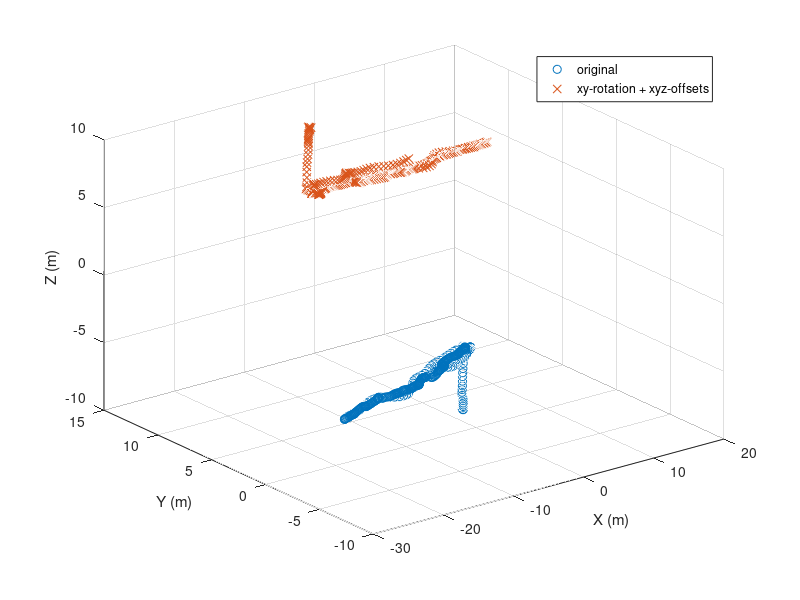
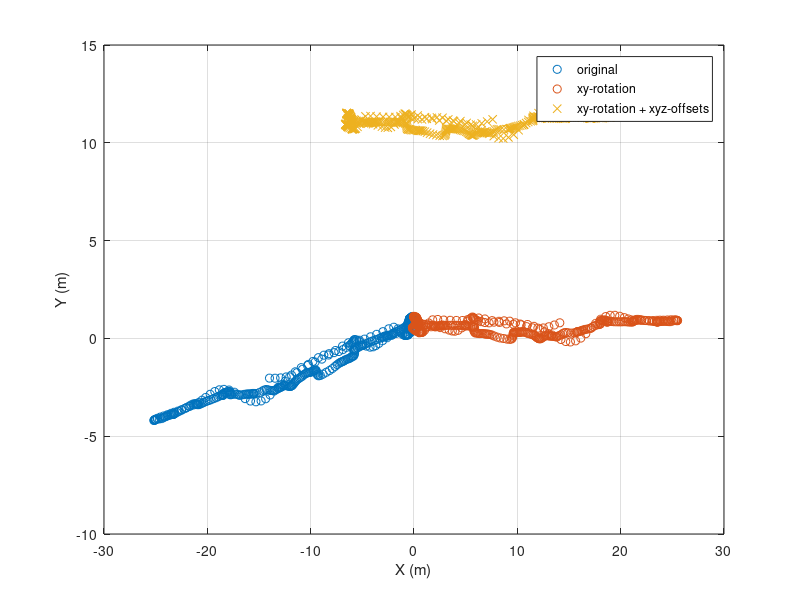
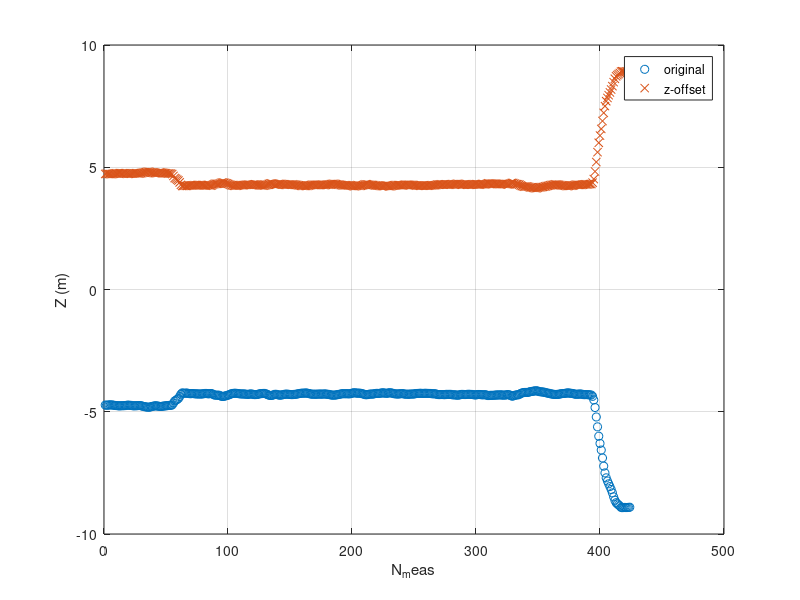

These figures' MATLAB source, in order:
%example script to handle variables sensor_times, sensor_x, sensor_y, sensor_y
clear
load('2021-05-25_14-04-04_01587_continuous_meas.mat')
% load('2021-05-25_14-34-29_02762_continuous_meas.mat')
load('timestamps.mat')
% indexes of linear flight
[~,idx_linear] = find(times>t_start(3) & times<t_stop(3));
%idx_linear = 1:1:length(meas);
% figure out offset between system clocks
N_meas = length(times);
for k=1:N_meas
  t_tmp = cell2mat(sensor_times(k));
  sensor_duration(k) = t_tmp(end) - t_tmp(1);
  sensor_t_offset(k) = times(k) - t_tmp(1);
end  
avg_offset = median(sensor_t_offset); 
% calculate average position over VNA measurement duration
% note that sensor values are in cell arrays due to different amount of 
% datapoints for each VNA measurement
% timestamps of VNA measurement (times, end_times) should largely overlap with
% sensor timestamps, in case they do not, NaN is recorded for x,y,z instead
for n=1:N_meas
  t_s = cell2mat(sensor_times(n));
  idx = (t_s > times(n)-avg_offset) & (t_s < end_times(n)-avg_offset);
  disp(strcat(['Number of sensor readings at ' num2str(n) ' is ' ...
               num2str(sum(idx))]));
  
  if sum(idx) < 1
    disp('Timestamps mismatched')
    x(n) = NaN;
    y(n) = NaN;
    z(n) = NaN;
  else
    xvals = cell2mat(sensor_x(n));
    x(n) = mean(xvals(idx))
    yvals = cell2mat(sensor_y(n));
    y(n) = mean(yvals(idx));
    zvals = cell2mat(sensor_z(n));
    z(n) = mean(zvals(idx));
  end
end
clear '[xyz]vals'
% flip y-axis
% y = -y;
% plot and manually adjust xy rotation, xyz offsets
figure(1);
clf
plot3(x(idx_linear(1):idx_linear(end)), y(idx_linear(1):idx_linear(end)), z(idx_linear(1):idx_linear(end)), 'o')
xlabel('X (m)')
ylabel('Y (m)')
zlabel('Z (m)')
grid on
hold on
figure(2);
clf
plot(x(idx_linear(1):idx_linear(end)), y(idx_linear(1):idx_linear(end)), 'o')
xlabel('X (m)')
ylabel('Y (m)')
grid on
hold on
figure(3);
clf
plot(1:1:length(idx_linear(1):idx_linear(end)), z(idx_linear(1):idx_linear(end)), 'o')
xlabel('N_meas')
ylabel('Z (m)')
grid on
hold on
%%Aakash
theta =11.5;  % counterclockwise %m3=theta =30.5,17.5,10.4;m7=41,15.5,15.4
rot_mtx = [cosd(theta), -sind(theta), 0; sind(theta), cosd(theta),0;0,0,1];
%add matrix for rotation in x axis (180 degree)
%rot_mtx2 = [1,0, 0; 0,cosd(theta), -sind(theta); 0, sind(theta), cosd(theta)];
%rot_mtx =rot_mtx1*rot_mtx2;
% x = x-6.5;
% y = y+8.4;
rot_mtx1 = [cosd(180),0,sind(180);0,1,0;-sind(180), 0, cosd(180)];
rot_mtx =rot_mtx*rot_mtx1;
xy_rot = rot_mtx * [x',y',z']';

%%Lauri
% % rotation matrix
% theta =28;  % counterclockwise %m3=theta =30.5,17.5,10.4;m7=41,15.5,15.4
% rot_mtx = [cosd(theta), -sind(theta), 0; sind(theta), cosd(theta),0;0,0,1];
% %add matrix for rotation in x axis (180 degree)
% %rot_mtx2 = [1,0, 0; 0,cosd(theta), -sind(theta); 0, sind(theta), cosd(theta)];
% %rot_mtx =rot_mtx1*rot_mtx2;
% xy_rot = rot_mtx * [x',y',z']';

figure(2);
plot(xy_rot(1,(idx_linear(1):idx_linear(end))), xy_rot(2,(idx_linear(1):idx_linear(end))),'o')
% offset x, y and z
xy_rot_off(1,:) = xy_rot(1,idx_linear(1):idx_linear(end))-6.50;%was 38 and 38
xy_rot_off(2,:) = xy_rot(2,idx_linear(1):idx_linear(end)) + 10.4;
z_off = xy_rot(3,idx_linear(1):idx_linear(end));
figure(1);
plot3(xy_rot_off(1,:), xy_rot_off(2,:), z_off, 'x')
legend('original', 'xy-rotation + xyz-offsets')
figure(2);
plot(xy_rot_off(1,:), xy_rot_off(2,:),'x')
legend('original', 'xy-rotation', 'xy-rotation + xyz-offsets')
figure(3);
plot(1:1:length(idx_linear(1):idx_linear(end)), z_off, 'x')
legend('original', 'z-offset')
meas=meas(idx_linear, :, :);
% x=[-xy_rot_off(1,:)' xy_rot_off(2,:)' z_off'];
x=[xy_rot_off(1,:)' xy_rot_off(2,:)' z_off'-2.1];
%sig_mea10 = [0.0008;0.0061; 1000000000000.02];R1 = 10^8*diag(sig_mea10);
